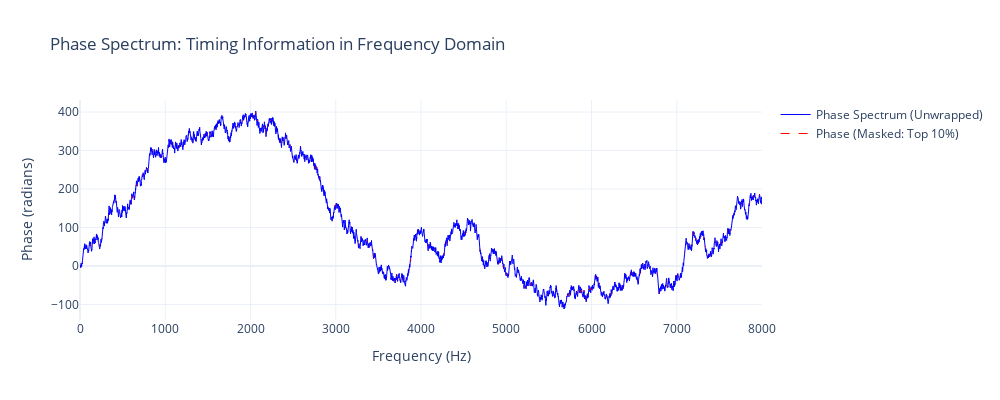

The notebook cell this image was saved under:
### Markdown cell above
============================================================================
SECTION 1: PHASE SPECTRUM ANALYSIS
============================================================================
Why: Phase contains timing information about frequency components.
     While magnitude tells us "what" frequencies exist, phase tells us "when"
     they occur relative to each other.
What we'll see: Phase values in radians, showing timing relationships between
                frequency components.
Key insight: Only bins near 150 Hz and 3000 Hz have strong magnitude.
             Everywhere else, magnitude is dominated by noise.
             For noise-dominated bins, phase becomes uniformly random in [-π, π].



### Compute Phase Spectrum
How: FFT decomposes signal into frequency components, each with magnitude and phase
Math: X[k] = |X[k]| * e^(j*φ[k]) where φ[k] is the phase

Phase wrapping:
  - np.angle() gives phase in [-π, π] (wrapped)
  - If phase jumps by more than π, assume it's a wrap and add/subtract 2π
  - Formula: φ_unwrap(k) = φ(k) + 2π*n_k
  - Use np.unwrap() to study delay or system behavior

Optional masking:
  - Mask phase values where magnitude is below threshold
  - Focus on strong frequency components (e.g., top 10% by magnitude)

============================================================================

### Code cell
freqs, phase, magnitude = compute_phase_spectrum(
    noisy_audio, 
    sample_rate, 
    unwrap=True,  # Unwrap phase to remove 2π discontinuities
    mask_threshold=None  # Set to np.percentile(magnitude, 90) to mask weak components
)

# Optional: Compute masked phase for comparison
threshold = np.percentile(magnitude, 90)  # Keep strongest 10%
_, phase_masked, _ = compute_phase_spectrum(
    noisy_audio, 
    sample_rate, 
    unwrap=True,
    mask_threshold=threshold
)

# --- Interactive Visualization ---
fig = go.Figure()

# Full phase spectrum (all frequencies)
fig.add_trace(go.Scatter(
    x=freqs, 
    y=phase, 
    mode="lines", 
    name="Phase Spectrum (Unwrapped)",
    line=dict(color='blue', width=1)
))

# Optional: Add masked version to compare
fig.add_trace(go.Scatter(
    x=freqs, 
    y=phase_masked, 
    mode="lines", 
    name="Phase (Masked: Top 10%)",
    line=dict(color='red', width=1, dash='dash')
))

fig.update_layout(
    title="Phase Spectrum: Timing Information in Frequency Domain",
    xaxis_title="Frequency (Hz)",
    yaxis_title="Phase (radians)",
    template="plotly_white",
    width=1000,
    height=400,
    hovermode='x unified'
)

fig.show()

print(f"Phase Spectrum computed:")
print(f"  → {len(freqs)} frequency bins from 0 Hz to {sample_rate/2:.0f} Hz")
print(f"  → Phase range: [{np.nanmin(phase):.2f}, {np.nanmax(phase):.2f}] radians")
print(f"  → Strong components at 150 Hz and 3000 Hz have stable phase")
print(f"  → Noise-dominated bins show random phase in [-π, π]")

### Figure 1 — Plotly figure (JSON) as saved in the notebook; plotly's stock layout.template omitted (floating-point values rounded to 4 significant figures; data arrays with more than 128 entries replaced by an {"elided": "..."} marker saying what was removed)
{"data": [{"line": {"color": "blue", "width": 1}, "mode": "lines", "name": "Phase Spectrum (Unwrapped)", "type": "scatter", "x": {"elided": "24001 float values"}, "y": {"elided": "24001 float values"}}, {"line": {"color": "red", "dash": "dash", "width": 1}, "mode": "lines", "name": "Phase (Masked: Top 10%)", "type": "scatter", "x": {"elided": "24001 float values"}, "y": {"elided": "24001 float values"}}], "layout": {"height": 400, "hovermode": "x unified", "title": {"text": "Phase Spectrum: Timing Information in Frequency Domain"}, "width": 1000, "xaxis": {"title": {"text": "Frequency (Hz)"}}, "yaxis": {"title": {"text": "Phase (radians)"}}}}
